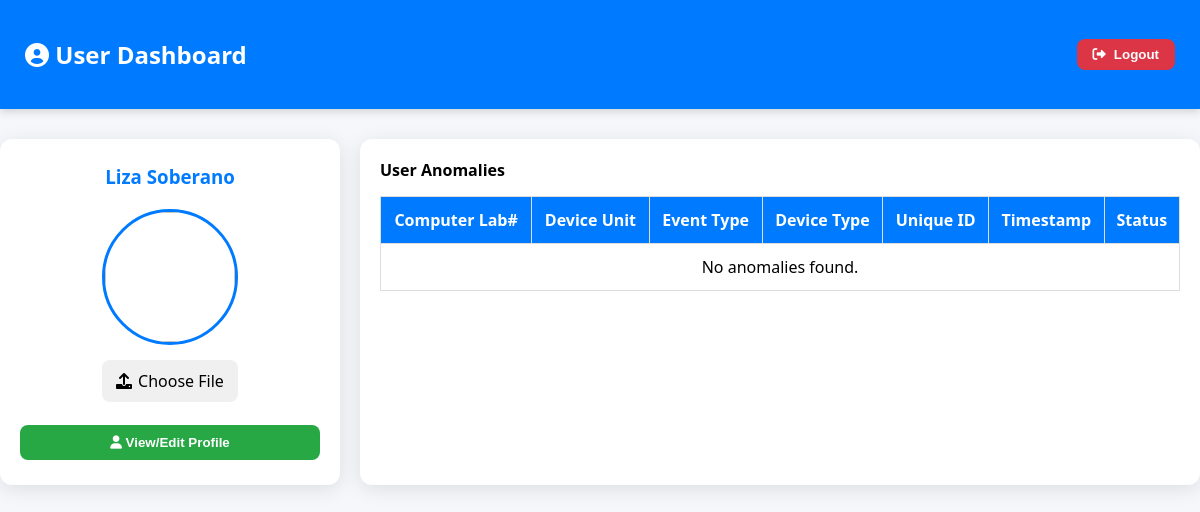
The page /student_dashboard (signed in) on the database as committed earlier.
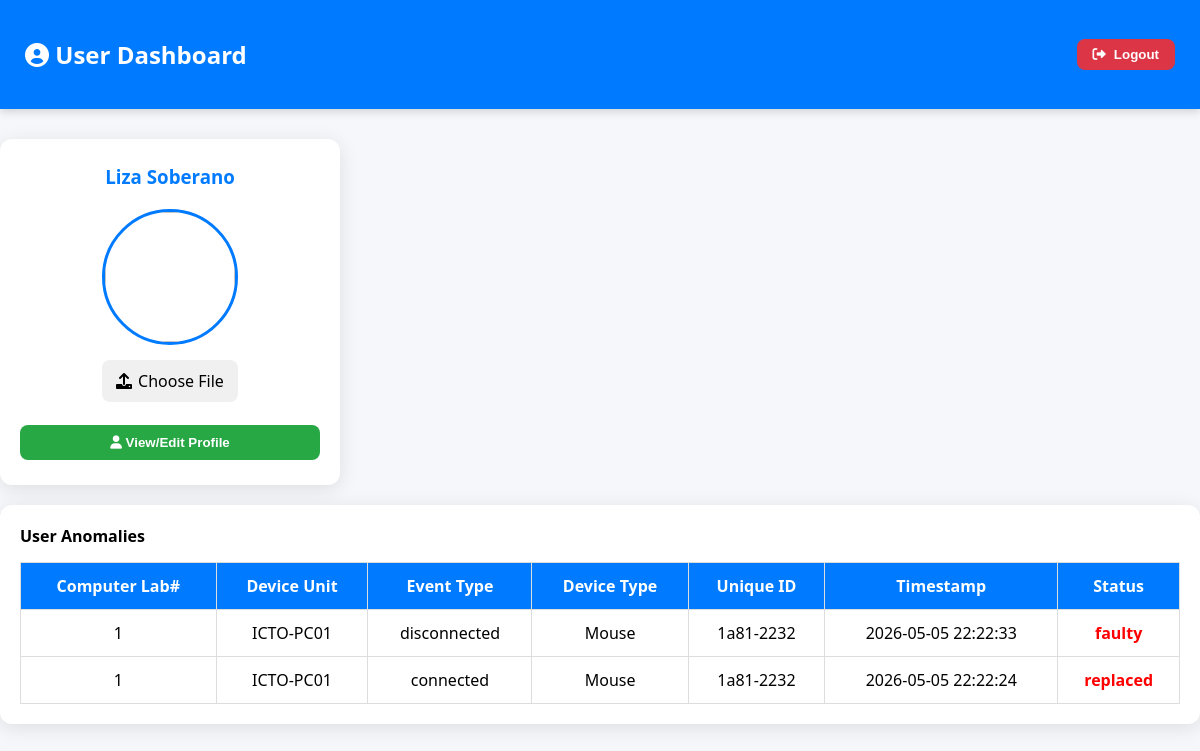
The same page on the database as committed later.
### tables this page shows
CREATE TABLE peripheral_alerts (
id INTEGER PRIMARY KEY AUTOINCREMENT,
serial_number TEXT, 
alert_type TEXT, 
timestamp TEXT, 
device_name TEXT, 
location TEXT, 
event_type TEXT, 
device_type TEXT, 
user_id TEXT, deleted INTEGER DEFAULT 0, serial_no TEXT);

### app.py (the view, shortened to what this page needs)
@app.route("/student_dashboard")
def student_dashboard():
    username = session.get("username")
    login_time = session.get("login_time", int(time.time()))
    if not username:
        return redirect(url_for("login"))
    with sqlite3.connect(DB_FILE) as conn:
        conn.row_factory = sqlite3.Row
        cur = conn.cursor()
        ensure_year_columns()
        cur.execute("""
            SELECT username, name, email, year, section, contact, profile_pic
            FROM users
            WHERE username = ?
        """, (username,))
        student = cur.fetchone()
        cur.execute("""
            UPDATE student_notifications
            SET is_read = 1
            WHERE student_id = ?
              AND is_read = 0
        """, (username,))
        conn.commit()
        cur.execute("""
            SELECT pc_tag
            FROM active_sessions
            WHERE student_id = ?
            ORDER BY datetime(login_time) DESC
            LIMIT 1
        """, (username,))
        active_pc = cur.fetchone()
        current_pc_tag = active_pc["pc_tag"] if active_pc else None
        if current_pc_tag:
            cur.execute("""
                SELECT
                    a.location,
                    a.device_name,
                    a.event_type,
                    a.device_type,
                    COALESCE(p.unique_id, a.serial_number) AS unique_id,
                    a.timestamp,
                    a.alert_type,
                    a.deleted
                FROM peripheral_alerts a
                LEFT JOIN peripherals p
                    ON a.serial_number = p.serial_number
                WHERE a.deleted = 0
                  AND (
                        a.user_id = ?
                        OR a.device_name = ?
                      )
                ORDER BY datetime(a.timestamp) DESC
            """, (username, current_pc_tag))
        anomalies = cur.fetchall()
        cur.execute("""
            SELECT status
            FROM emergency_logout_requests
            WHERE student_id = ?
            ORDER BY id DESC
            LIMIT 1
        """, (username,))
        req = cur.fetchone()
        if req:
            if req["status"] == "approved":
                flash("Your emergency logout request was approved!", "success")
            elif req["status"] == "declined":
                flash("Your emergency logout request was declined.", "error")
    return render_template(
        "student_dashboard.html",
        student=student,
        anomalies=anomalies,
        login_time=login_time
    )

### templates/student_dashboard.html (shortened to what this page needs)
<!DOCTYPE html>
<html lang="en">
<head>
<link rel="stylesheet" href="https://cdnjs.cloudflare.com/ajax/libs/font-awesome/6.0.0/css/all.min.css"/>
<link rel="stylesheet" href="https://cdnjs.cloudflare.com/ajax/libs/cropperjs/1.5.12/cropper.min.css">
</head>
<body>
<header>
    <h2><i class="fa fa-user-circle"></i> User Dashboard</h2>
    <div>
        <form style="display:inline;" action="/user/logout" method="get">
            <button type="submit" class="logout"><i class="fas fa-sign-out-alt"></i> Logout</button>
        </form>
    </div>
</header>
<div class="main-content">
    <div class="profile-card">
        <h3>{{ student[1] }}</h3>
        <img src="{{ student[6] if student[6] else '/static/default.png' }}" class="profile-pic">
        <form class="upload-form" enctype="multipart/form-data">
            <label for="profilePicInput" class="file-label"><i class="fas fa-upload"></i> Choose File</label>
        </form>
        <button class="success" onclick="openModal('profileModal')"><i class="fas fa-user"></i> View/Edit Profile</button>
    </div>
    <div class="table-container">
        <h4>User Anomalies</h4>
        <table>
            <thead>
                <tr>
                    <th>Computer Lab#</th>
                    <th>Device Unit</th>
                    <th>Event Type</th>
                    <th>Device Type</th>
                    <th>Unique ID</th>
                    <th>Timestamp</th>
                    <th>Status</th>
                </tr>
            </thead>
            <tbody>
                {% if anomalies %}
                    {% for anomaly in anomalies %}
                    <tr>
                        <td>{{ anomaly.location or 'N/A' }}</td>
                        <td>{{ anomaly.device_name or 'N/A' }}</td>
                        <td>{{ anomaly.event_type or 'N/A' }}</td>
                        <td>{{ anomaly.device_type or 'N/A' }}</td>
                        <td>{{ anomaly.unique_id or 'N/A' }}</td>
                        <td>{{ anomaly.timestamp or 'N/A' }}</td>
                        <td>
                            {% if anomaly.alert_type %}
                                <span class="status-free">{{ anomaly.alert_type }}</span>
                            {% elif anomaly.deleted == 0 %}
                                <span class="status-free">Pending</span>
                            {% elif anomaly.deleted == 1 %}
                                <span class="status-used">Cleared</span>
                            {% else %}
                                <span class="status-unknown">Unknown</span>
                            {% endif %}
                        </td>
                    </tr>
                    {% endfor %}
                {% else %}
                    <tr>
                        <td colspan="7">No anomalies found.</td>
                    </tr>
                {% endif %}
            </tbody>
        </table>
    </div>
</div>
</body>
</html>

Rows that differ between the two databases and show on the page:
added peripheral_alerts: location "1", device_name "ICTO-PC01", event_type "disconnected", device_type "Mouse", serial_number "1a81-2232", timestamp "2026-05-05 22:22:33", alert_type "faulty"
added peripheral_alerts: location "1", device_name "ICTO-PC01", event_type "connected", device_type "Mouse", serial_number "1a81-2232", timestamp "2026-05-05 22:22:24", alert_type "replaced"
Other text that changed with them:
text no longer shown: "No anomalies found."
